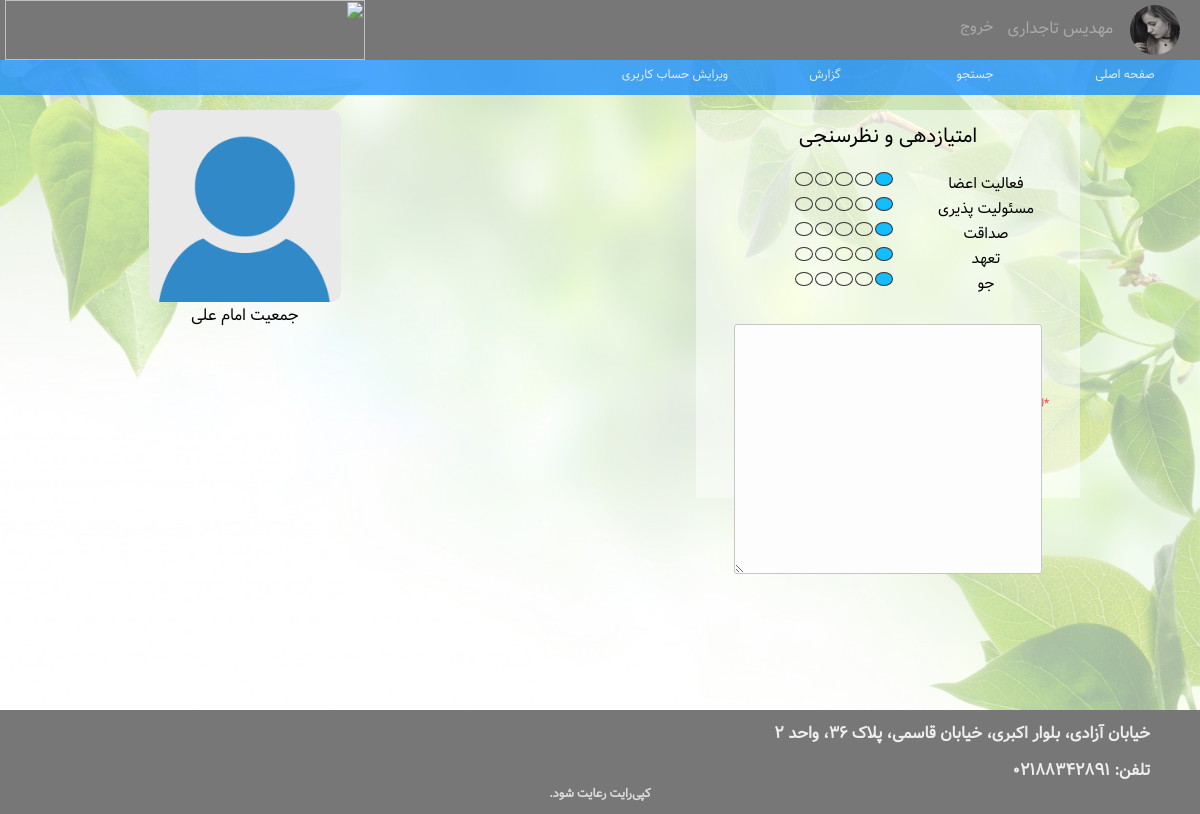
The app's page /comment/imam (signed in) with its own data.
### users/models.py (models this page shows, shortened)
class CustomUser(AbstractUser):
    state = models.NullBooleanField(default=None)
    isBen = models.BooleanField(default=False)
    isOrg = models.BooleanField(default=False)
    image = models.ImageField(upload_to='../media/profile_pics/', default='../../media/profile_pics/no-picture.png')

class Benefactor(models.Model):
    user = models.OneToOneField(CustomUser, on_delete=models.CASCADE, related_name='benefactor')
    name = models.CharField(max_length=20)
    surname = models.CharField(max_length=30)
    nickname = models.CharField(max_length=30, blank=True)
    gender = models.CharField(max_length=10, choices=SEX_CHOICES, default='Male')
    day = models.IntegerField(default=0)
    month = models.IntegerField(default=0)
    year = models.IntegerField(default=0)
    education = models.CharField(max_length=10, choices=EDUCATION_CHOICES, default='nothing')
    major = models.CharField(max_length=20, blank=True)
    nationalId = models.CharField(max_length=10)
    city = models.CharField(max_length=10, default='blank')
    address = models.CharField(max_length=100, default='st')
    phone = models.CharField(max_length=12)
    typeOfCooperation = models.CharField(max_length=15, choices=COOP_CHOICES, default='inOffice10')
    wId = models.ForeignKey(WeeklySchedule, on_delete=models.CASCADE, related_name='userWeek', null=True)
    rate = models.ForeignKey(TotalRate, on_delete=models.CASCADE, related_name='rate')

class Organization(models.Model):
    user = models.OneToOneField(CustomUser, on_delete=models.CASCADE, related_name='organizer')
    name = models.CharField(max_length=20)
    day = models.IntegerField()
    month = models.IntegerField()
    year = models.IntegerField()
    address = models.CharField(max_length=100)
    city = models.CharField(max_length=10, default='blank')
    phone = models.CharField(max_length=15)
    website = models.URLField()
    license = models.CharField(max_length=20)
    rate = models.ForeignKey(TotalRate, on_delete=models.CASCADE, related_name='orgRate')

### users/views.py (the view)
# urls.py: url(r'^comment/(?P<username>[a-zA-Z0-9]+)$', views.rate_user, name='comment'),
@login_required
def rate_user(request, username):
    user = get_object_or_404(CustomUser, username=username, state=True)
    if request.method == 'POST':
        form = RateForm(request.POST)
        rate = form.save(commit=False)
        rate.user = request.user
        rate.ratedUser = user
        rate.save()
        description = request.POST['description']
        if user.isBen:
            totalRate = TotalRate.objects.get(id=user.benefactor.rate.id)
            Report.objects.create(benefactor=user, organization=request.user, type='1', operator='2', rateId=rate,
                                  date=datetime.datetime.today(), time=datetime.datetime.now(), payment=0,
                                  description=description)
        else:
            totalRate = TotalRate.objects.get(id=user.organizer.rate.id)
            Report.objects.create(benefactor=request.user, organization=user, type='1', operator='1', rateId=rate,
                                  date=datetime.datetime.today(), time=datetime.datetime.now(), payment=0,
                                  description=description)
        count = Rate.objects.filter(ratedUser=user).count()
        totalRate.f1 = ((totalRate.f1 * (count - 1)) + ((rate.f1 - 1) / 4 * 100)) / count
        totalRate.f2 = ((totalRate.f2 * (count - 1)) + ((rate.f2 - 1) / 4 * 100)) / count
        totalRate.f3 = ((totalRate.f3 * (count - 1)) + ((rate.f3 - 1) / 4 * 100)) / count
        totalRate.f4 = ((totalRate.f4 * (count - 1)) + ((rate.f4 - 1) / 4 * 100)) / count
        totalRate.f5 = ((totalRate.f5 * (count - 1)) + ((rate.f5 - 1) / 4 * 100)) / count
        totalRate.totalRate = round((totalRate.totalRate * (count - 1) + (
            (rate.f1 - 1) / 4 + (rate.f2 - 1) / 4 + (rate.f3 - 1) / 4 + (rate.f4 - 1) / 4 + (
                rate.f5 - 1) / 4) / 5 * 100) / count, 1)
        totalRate.save()
        return render(request, 'profile/thanksSubmitComment.html', {'user': user})
    else:
        form = RateForm()
        if user.isBen:
            benefactor = Benefactor.objects.get(user=user)
            return render(request, 'profile/comment.html', {'user': user, 'benefactor': benefactor, 'form': form})
        else:
            organization = Organization.objects.get(user=user)
            return render(request, 'profile/comment.html', {'user': user, 'organization': organization, 'form': form})

### users/forms.py
class RateForm(forms.ModelForm):
    class Meta:
        model = Rate
        fields = ('f1', 'f2', 'f3', 'f3', 'f4', 'f5', 'description')

### templates/profile/comment.html (shortened to what this page needs)
﻿<!DOCTYPE html>
{% load staticfiles %}
<html lang="fa" dir="rtl">
<head>
    <link rel="stylesheet" type="text/css" href={% static "css/style.css" %}>
    <link rel="stylesheet" type="text/css" href={% static "css/comment.css" %}>
    <link rel="stylesheet" href={% static "css/ionicons.min.css" %}>
</head>
<body>
<div class="main">
    <div class="header">
        <div class="topmenu" id="topmenu">
            {% if request.user.is_authenticated %}
                <div class="container">
                    <div class="topPhoto">
                        <img src="../{{ request.user.image }}">
                    </div>
                    <div class="topmenuelements">
                        {% if request.user.isBen %}
                            <a href={% url 'profile' request.user.username %}>{{ request.user.benefactor.name }} {{ request.user.benefactor.surname }}</a>
                        {% endif %}
                    </div>
                    <div class="topmenudate">
                        <a href="{% url 'logout' %}">خروج</a>
                    </div>
                    <div class="logo">
                        <img src="../static/images/logo.png">
                    </div>
                </div>
            {% endif %}
        </div>
    </div>
    <div class="mainPage">
        <div class="wrapper"></div>
        <div class="nav" id="nav"></div>
        <div class="container">
            <div class="filter">
                <p>امتیازدهی و نظرسنجی</p>
                <br><br>
                <div class="rating">
                    <table id="ratingTable">
                        <tr id="tr1">
                            <td id="firstTd" name="f1">فعالیت اعضا</td>
                            <td>
                                <button id="button11" onclick="rate(1,1)"></button>
                            </td>
                            <td>
                                <button id="button12" onclick="rate(1,2)"></button>
                            </td>
                            <td>
                                <button id="button13" onclick="rate(1,3)"></button>
                            </td>
                            <td>
                                <button id="button14" onclick="rate(1,4)"></button>
                            </td>
                            <td>
                                <button id="button15" onclick="rate(1,5)"></button>
                            </td>
                        </tr>
                        <tr id="tr2">
                            <td id="firstTd" name="f2">مسئولیت پذیری</td>
                            <td>
                                <button id="button21" onclick="rate(2,1)"></button>
                            </td>
                            <td>
                                <button id="button22" onclick="rate(2,2)"></button>
                            </td>
                            <td>
                                <button id="button23" onclick="rate(2,3)"></button>
                            </td>
                            <td>
                                <button id="button24" onclick="rate(2,4)"></button>
                            </td>
                            <td>
                                <button id="button25" onclick="rate(2,5)"></button>
                            </td>
                        </tr>
                        <tr id="tr3">
                            <td id="firstTd" name="f3">صداقت</td>
                            <td>
                                <button id="button31" onclick="rate(3,1)"></button>
                            </td>
                            <td>
                                <button id="button32" onclick="rate(3,2)"></button>
                            </td>
                            <td>
                                <button id="button33" onclick="rate(3,3)"></button>
                            </td>
                            <td>
                                <button id="button34" onclick="rate(3,4)"></button>
                            </td>
                            <td>
                                <button id="button35" onclick="rate(3,5)"></button>
                            </td>
                        </tr>
                        <tr id="tr4">
                            <td id="firstTd" name="f4">تعهد</td>
                            <td>
                                <button id="button41" onclick="rate(4,1)"></button>
                            </td>
                            <td>
                                <button id="button42" onclick="rate(4,2)"></button>
                            </td>
                            <td>
                                <button id="button43" onclick="rate(4,3)"></button>
                            </td>
                            <td>
                                <button id="button44" onclick="rate(4,4)"></button>
                            </td>
                            <td>
                                <button id="button45" onclick="rate(4,5)"></button>
                            </td>
                        </tr>
                        <tr id="tr5">
                            <td id="firstTd" name="f5">جو</td>
                            <td>
                                <button id="button51" onclick="rate(5,1)"></button>
                            </td>
                            <td>
                                <button id="button52" onclick="rate(5,2)"></button>
                            </td>
                            <td>
                                <button id="button53" onclick="rate(5,3)"></button>
                            </td>
                            <td>
                                <button id="button54" onclick="rate(5,4)"></button>
                            </td>
                            <td>
                                <button id="button55" onclick="rate(5,5)"></button>
                            </td>
                        </tr>
                    </table>
                </div>
                <div class="controls">
                    <textarea maxlength="400" name="description" id="textbox" onchange="changed()"> </textarea>
                </div>
                <br>
                <div class="nokte">
                    <p>*لطفا نظر خود را به زبان فارسی بیان کنید.</p>
                </div>
                <br><br>
                <form method="post">
                </form>
            </div>
            <div id="profile">
                <img src="{{ user.image }}">
                {% if not user.isBen %}
                    <a href="">{{ organization.name }}</a>
                {% endif %}
            </div>
        </div>
    </div>
    <div class="footer">
        <div class="container">
            <div class="addr">
                <h4> خیابان آزادی، بلوار اکبری، خیابان قاسمی، پلاک ۳۶، واحد ۲ </h4>
                <h4>تلفن: ۰۲۱۸۸۳۴۲۸۹۱</h4>
            </div>
        </div>
        <div class="copy">
            <h4>کپی‌رایت رعایت شود.</h4>
        </div>
    </div>
</div>
</body>
</html>

### static/css/style.css (style rules this page uses)
* { box-sizing: border-box; margin: 0; border: none; }
body { font-family: 'vazir', serif; }
.main { width: 100%; float: right; background: url('../images/back1.jpg') fixed; height: 100%; background-position: center; background-repeat: no-repeat; background-size: cover; position: relative; min-width: 300px; }
.main .header { width: 100%; height: 60px; color: #eeeeee; float: right; position: fixed; min-width: 300px; z-index: 6; }
.header .topmenu { width: 100%; float: right; background: #777777; box-sizing: border-box; position: relative; height: 60px; }
.header .topmenu .container { width: 100%; margin: 0 auto; position: relative; box-sizing: border-box; }
.header .topmenu .container .topPhoto { float: right; width: 50px; height: 50px; margin: 5px 20px 5px 0px; box-sizing: border-box; }
.header .topmenu .container .topPhoto img { float: right; border-radius: 50%; width: 100%; height: 100%; box-sizing: border-box; }
.header .topmenu .container .topmenuelements { float: right; margin: 15px 15px 0 0; box-sizing: border-box; display: inline-block; position: relative; }
.header .topmenu .container .topmenuelements a { font-family: 'vazir', serif; float: right; width: auto; min-width: 8%; color: #aaaaaa; border: none; position: relative; text-decoration: none; display: inline-block; margin-right: 2px; box-sizing: border-box; }
.header .topmenu .container .topmenudate a, .header .topmenu .container .topmenudate button , .header .topmenu .container .topmenudate h3 { font-family: 'vazir', serif; float: right; width: auto; min-width: 8%; color: #aaaaaa; border: none; text-decoration: none; display: inline-block; margin-right: 4px; box-sizing: border-box; background: none; font-size: 15px; padding: 0; }
.header .topmenu .container .topmenudate { font-family: 'vazir', serif; float: right; margin-top: 15px; margin-right: 10px; position: relative; color: #999999; box-sizing: border-box; }
.header .topmenu .container .logo { float: left; height: 60px; width: 30%; margin-left: 5px; box-sizing: border-box; }
.header .topmenu .container .logo img { height: 100%; float: left; box-sizing: border-box; }
.main .mainPage { width: 100%; min-height: 650px; position: relative; display: inline-block; z-index: 2; margin-top: 60px; }
.main .mainPage .wrapper { width: 100%; height: 100%; background: rgba(255,255,255,.6); position: fixed; z-index: 1; }
.main .footer { width: 100%; float: right; background: #777777; position: relative; bottom: 0; z-index: 2; }
.main .footer .container { float: right; width: 100%; }
.main .footer .container .addr { color: #eeeeee; float: right; display: block; margin-right: 50px; }
.main .footer .container .addr h4 { margin-top: 10px; }
.main .footer .copy { color: #dddddd; margin: 10px auto; text-align: center; font-size: 12px; }
.main .nav { z-index: 60; position: fixed; width: 100%; margin: 0 0; display: block; background: #1E90FF; opacity: 0.8; height: 35px; white-space: cull; color: #eeeeee; font-size: 12px; }

### records on screen
CustomUser: user.image (picture), user.benefactor.name "مهدیس", user.benefactor.surname "تاجداری"
CustomUser: image (placeholder picture)
Organization: name "جمعیت امام علی"
